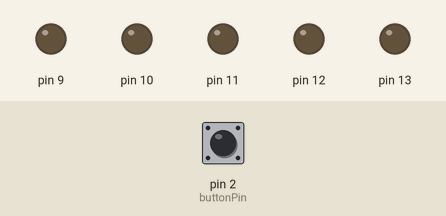
Bench run of a sketch on a simulated Arduino Uno, built with avr-gcc and run on an emulated ATmega328P. Parts: output pins drawn as LEDs (lit = HIGH). The inputs (shaded band) are chosen by the test bench; at power-on: pin 2 (buttonPin) LOW.

Above: at 1.2 s.
1.3 s: pin 2 (buttonPin) pulled HIGH for 0.15 s
At 1.9 s:
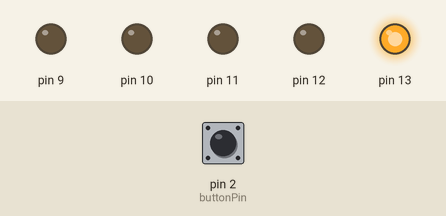
At 2.7 s:
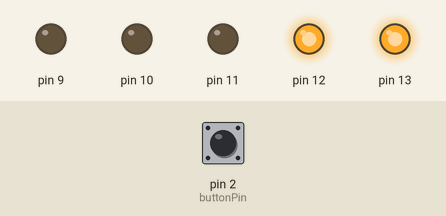
Timing chart, 0 to 7.8 s (numbered marks = the images above; inputs shaded):
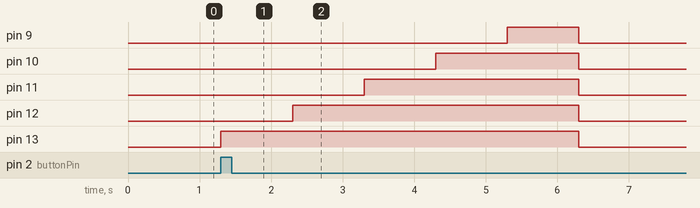

Measured:
- after the input at 1.3 s, pin 9: LOW → HIGH after 4.0 s, → LOW 1.0 s later; pin 10: LOW → HIGH after 3.0 s, → LOW 2.0 s later; pin 11: LOW → HIGH after 2.0 s, → LOW 3.0 s later; pin 12: LOW → HIGH after 1.0 s, → LOW 4.0 s later; pin 13: LOW → HIGH at once, → LOW 5.0 s later

The sketch:

arduinoCountdownWithButton.ino
```cpp
const int buttonPin = 2;

int buttonState = 0;

void setup() {
  pinMode(13, OUTPUT);
  pinMode(12, OUTPUT);
  pinMode(11, OUTPUT);
  pinMode(10, OUTPUT);
  pinMode(9, OUTPUT);
  pinMode(buttonPin, INPUT);
}

void loop() {
  buttonState = digitalRead(buttonPin);
  if (buttonState == HIGH) {
    digitalWrite(13, HIGH);
    delay(1000);
    digitalWrite(12,HIGH);
    delay(1000);
    digitalWrite(11,HIGH);
    delay(1000);
    digitalWrite(10,HIGH);
    delay(1000);
    digitalWrite(9,HIGH);
    delay(1000);

  } else {
    digitalWrite(13, LOW);
    digitalWrite(12,LOW);
    digitalWrite(11,LOW);
    digitalWrite(10,LOW);
    digitalWrite(9,LOW);
  }
}
```
